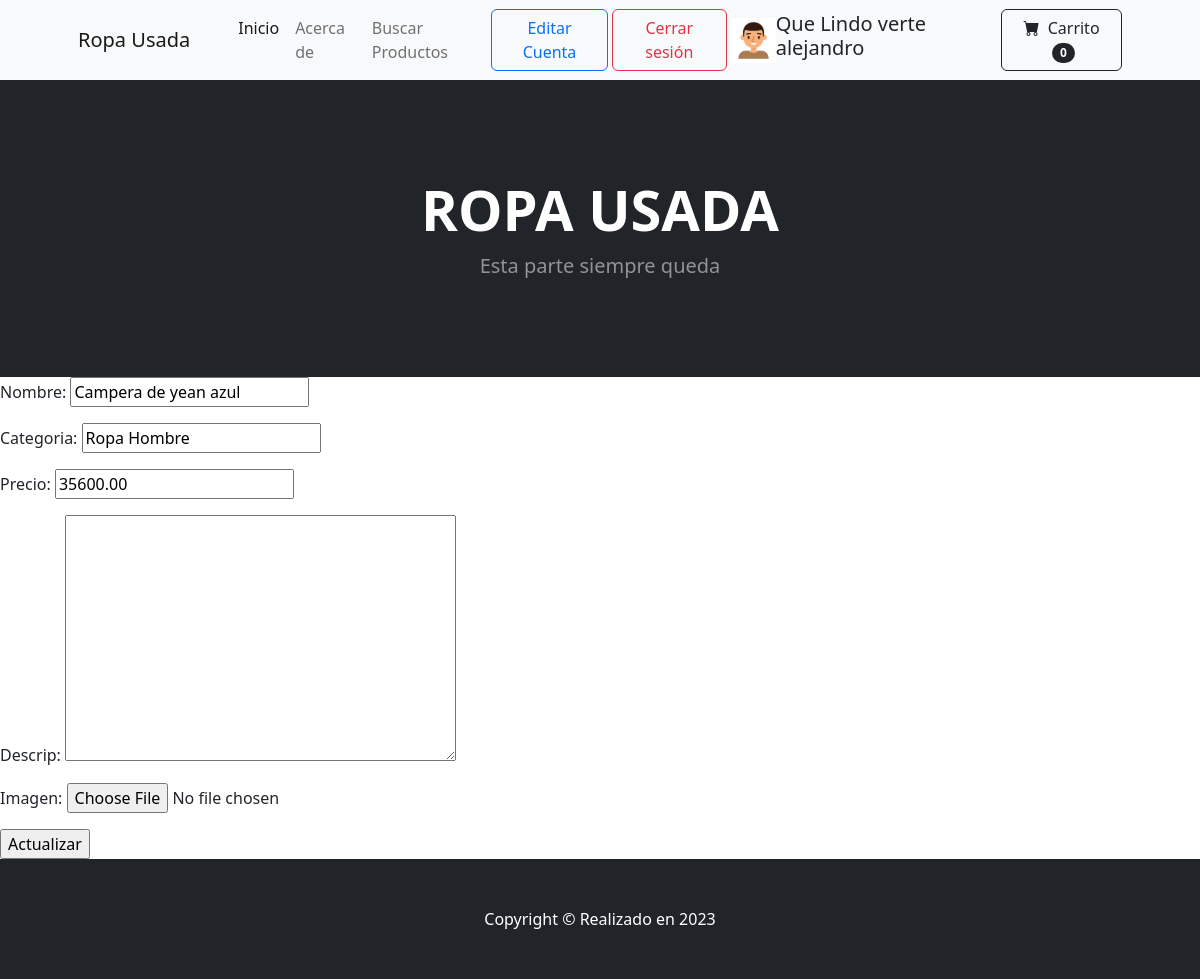
The app's page /class-up-producto/3/ (signed in), older data.
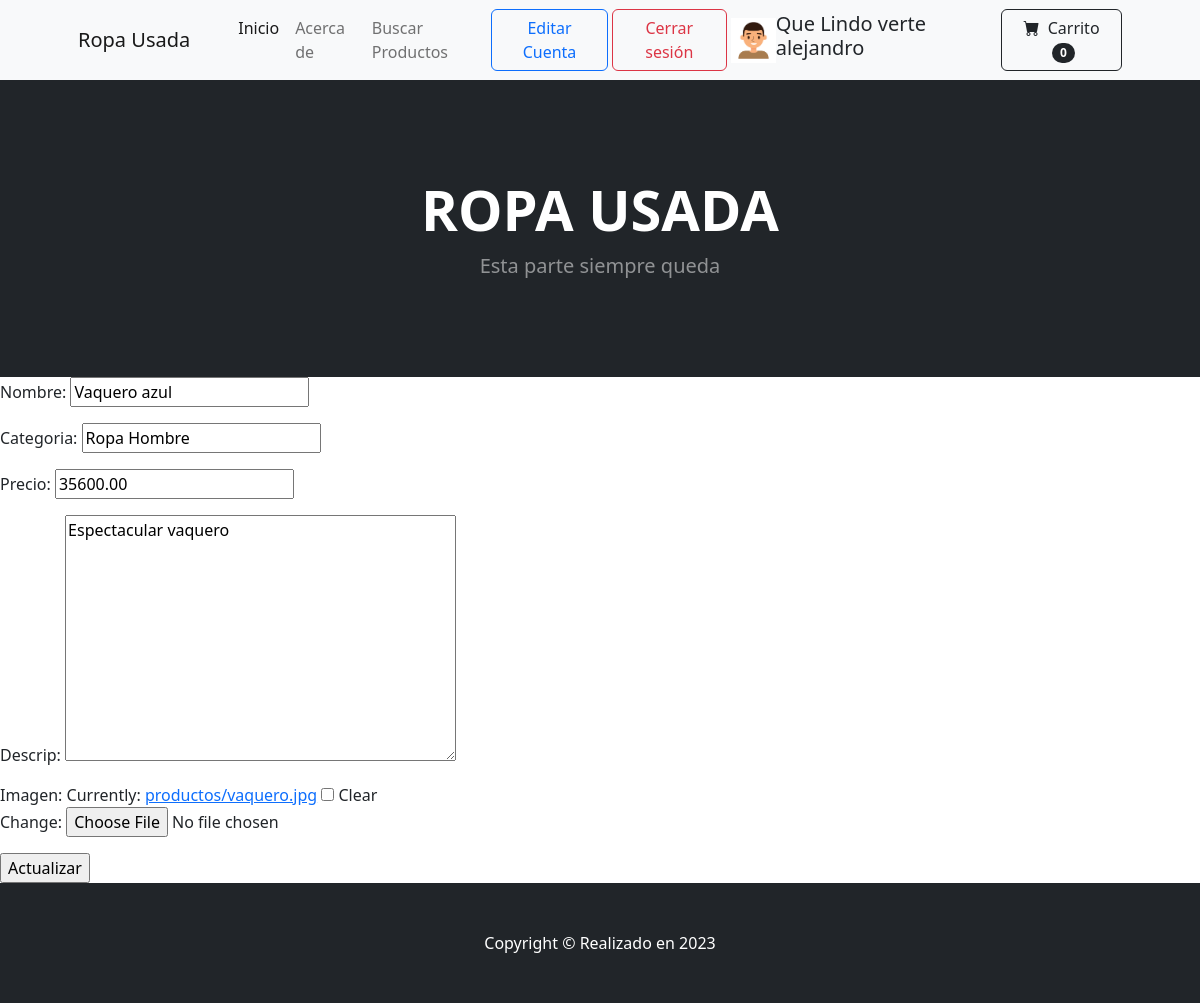
The same page, newer data.
### MiApp/models.py (models this page shows, shortened)
class Productos(models.Model):
    nombre     = models.CharField(max_length=80)
    categoria  = models.CharField(max_length=20)
    precio     = models.DecimalField(max_digits=19, decimal_places=2)
    descrip    = models.TextField(blank=True)
    imagen     = models.ImageField(upload_to='productos', null=True, blank = True)

### MiApp/views.py (the view)
# urls.py: path('class-up-producto/<pk>/', views.ProductoUpdateView.as_view(), name="Pro_Up"),
class ProductoUpdateView(LoginRequiredMixin, UpdateView):
    model = Productos
    success_url = reverse_lazy("List")
    fields = ["nombre", "categoria", "precio", "descrip", "imagen" ]
    template_name = "MiApp/producto_update.html"

### CarritoApp/context_processors.py (called while the page is built)
def total_carrito (request):
    total = 0
    totitem = 0
    if request.user.is_authenticated:
        if request.session.get("carrito"):
            for key , value in request.session["carrito"].items():
                total += float(value["acumulado"])
                totitem += int(value["cantidad"])
    return {"total_carrito" : total,
            "total_items" : totitem}

### MiApp/context_processors.py (called while the page is built)
def custom_avatar(request):
    context = auth(request)
    user = context['user']
    if user.is_authenticated:
        try:
            image = User1.objects.get(user= request.user.id)
            mi_avatar = image.dame_ruta()
        except:
            mi_avatar = ""
        if len(mi_avatar) > 0:
            context['mi_avatar'] = mi_avatar
        else:
            context['mi_avatar'] = f"{settings.MEDIA_URL}avatares/generico.png"
    return context

### MiApp/models.py (called while the page is built)
    def dame_ruta(self):
        return f"{settings.MEDIA_URL}{self.imagen}"

### MiApp/templates/MiApp/producto_update.html (shortened to what this page needs)
{% extends 'MiApp/base.html' %}
{% load static %}
{% block seccion1 %}
<form method="POST" enctype="multipart/form-data">
    {{ form.as_p }}
    <input type="submit" value="Actualizar">
</form>
{% endblock seccion1 %}

Row changes from the older to the newer data that the page shows:
changed Productos "Ropa Hombre": nombre "Campera de yean azul" → "Vaquero azul"; descrip (not shown) → "Espectacular vaquero"
Text that changed along with them:
form field as_p: (not shown) → "☐"
text no longer shown: "Nombre: Categoria: Precio: Descrip: Imagen:"
text now shown: "Nombre: Categoria: Precio: Descrip: Imagen: Currently: productos/vaquero.jpg Clear Change:"
